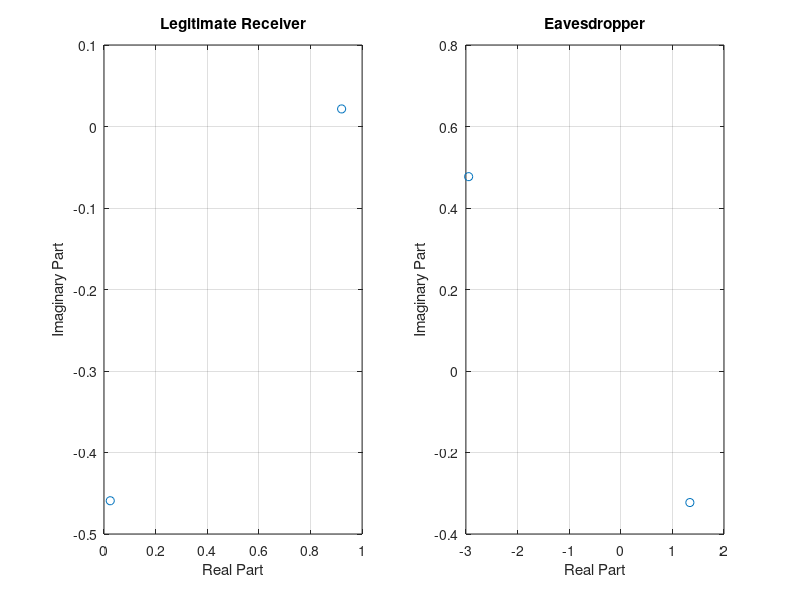

The MATLAB source for this figure:
% Parameters
Nt = 2; % Number of transmit antennas
Nr = 2; % Number of receive antennas
Ne = 2; % Number of eavesdropper antennas
P = 10; % Transmit power
N0 = 1; % Noise power

% Channel matrices
H = [1 0.5; 0.5 1]; % Legitimate receiver
He = [0.8 0.3; 0.2 0.9]; % Eavesdropper

% Transmitted signal and artificial noise
x = [1; 0];
n_a = randn(Nt, 1);

% Received signal at legitimate receiver
y = H * x + H * n_a + sqrt(N0/2) * (randn(Nr,1) + 1j * randn(Nr,1));

% Received signal at eavesdropper
y_e = He * x + He * n_a + sqrt(N0/2) * (randn(Ne,1) + 1j * randn(Ne,1));

disp('Received signal at legitimate receiver:');
disp(y);
disp('Received signal at eavesdropper:');
disp(y_e);

% Plot received signals
figure;
subplot(1, 2, 1);
plot(real(y), imag(y), 'o');
title('Legitimate Receiver');
xlabel('Real Part');
ylabel('Imaginary Part');
grid on;

subplot(1, 2, 2);
plot(real(y_e), imag(y_e), 'o');
title('Eavesdropper');
xlabel('Real Part');
ylabel('Imaginary Part');
grid on;
